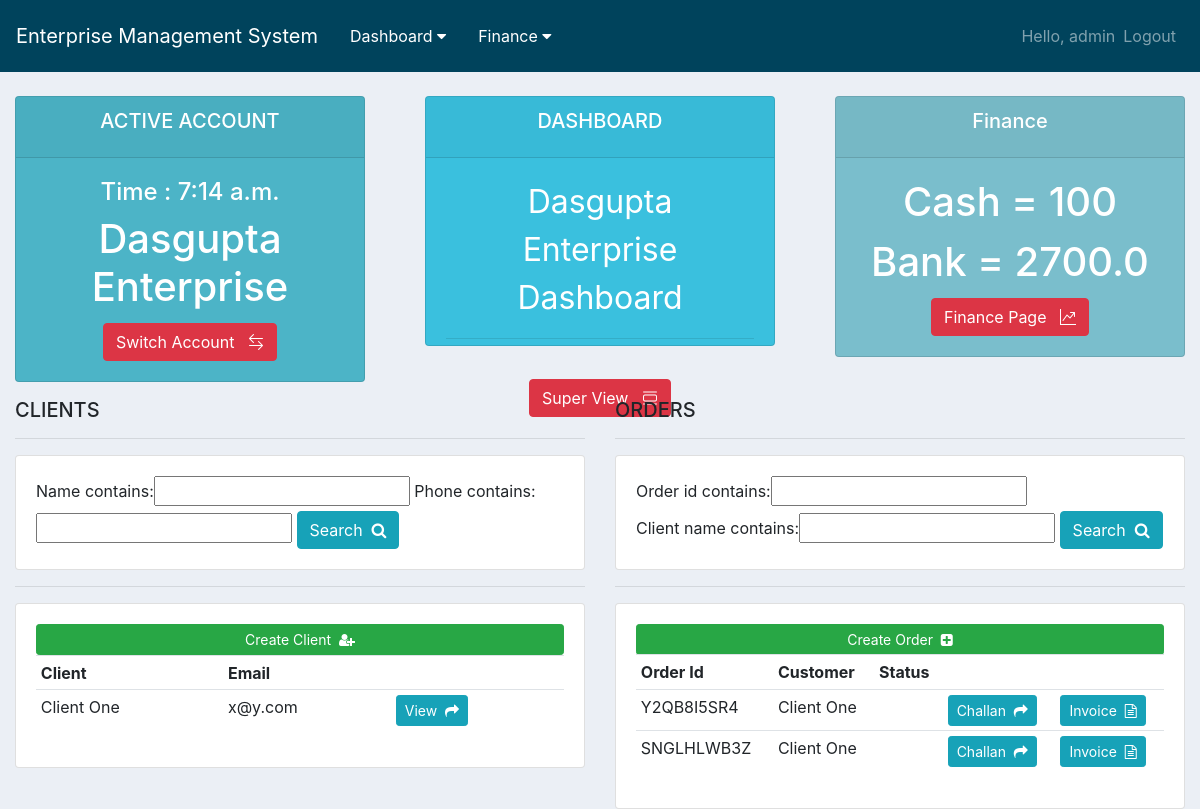
Before: /DE_dashboard/ (signed in) with the older database file.
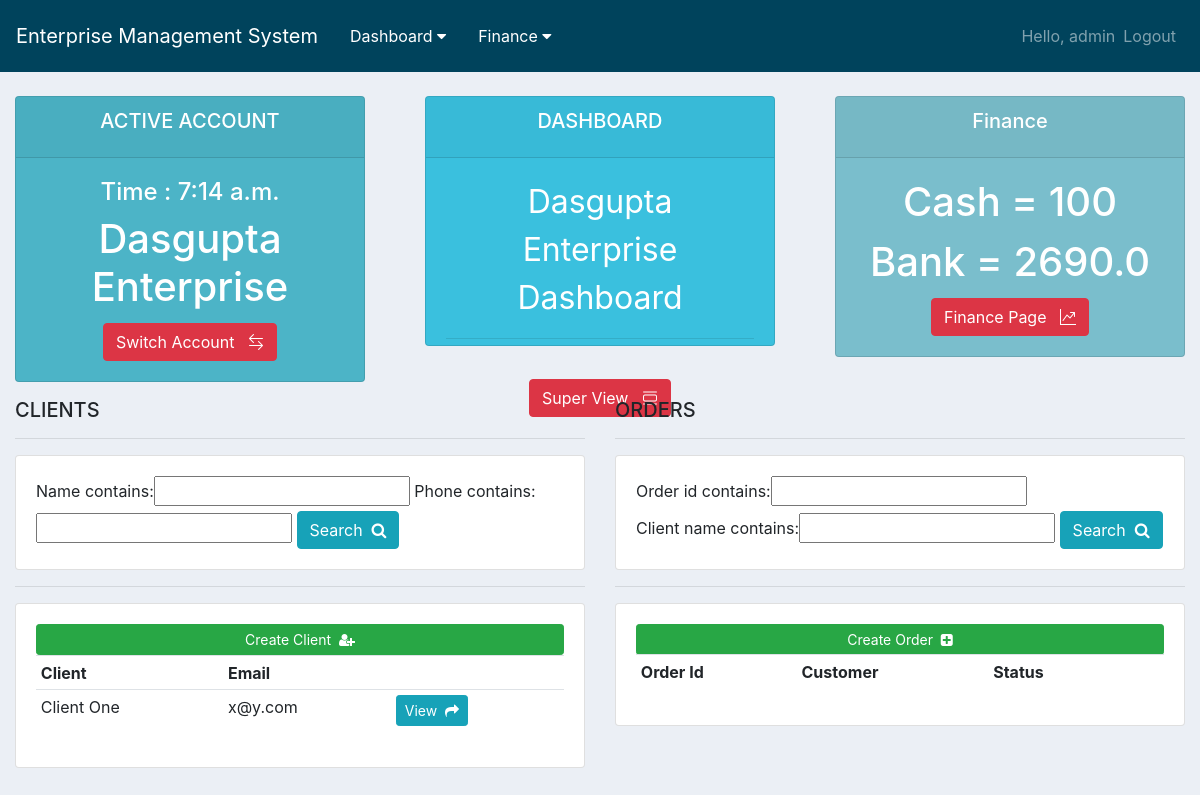
After: the same page with the newer database file.
### finance/models.py (models this page shows)
class Bank(models.Model):
    company = models.ForeignKey(Company, null=True, on_delete=models.CASCADE)
    amount = models.FloatField()
    timestamp = models.DateTimeField(auto_now=True, null=True)

### client/models.py (models this page shows)
class Client(models.Model):
    company = models.ForeignKey(Company, null=True, on_delete=models.CASCADE)
    name = models.CharField(max_length=100, null=True)
    phone = models.CharField(max_length=20, null=True)
    email = models.EmailField()
    address = models.TextField(max_length=200, null=True)
    timestamp = models.DateTimeField(auto_now_add=True, null=True)
    def __str__(self):
        return self.name

### order/models.py (models this page shows, shortened)
class Order(models.Model):
    STATUS = (
        ('Pending', 'Pending'),
        ('Paid', 'Paid'),
    )
    CSR_value = (
        (True, 'Paid'),
        (False, 'Not Paid'),
    )
    MONTH = (
        ('JANUARY', 'JANUARY'),
        ('FEBRUARY', 'FEBRUARY'),
        ('MARCH', 'MARCH'),
        ('APRIL', 'APRIL'),
        ('MAY', 'MAY'),
        ('JUNE', 'JUNE'),
        ('JULY', 'JULY'),
        ('AUGUST', 'AUGUST'),
        ('SEPTEMBER', 'SEPTEMBER'),
        ('OCTOBER', 'OCTOBER'),
        ('NOVEMBER', 'NOVEMBER'),
        ('DECEMBER', 'DECEMBER'),
    )
    order_id = models.CharField(max_length=120, null=True, blank=True)
    client = models.ForeignKey(Client, null=True, on_delete=models.CASCADE)
    company = models.ForeignKey(Company, null=True, on_delete=models.CASCADE)
    sub_client = models.CharField(max_length=120, null=True, blank=True)
    service_1 = models.ForeignKey(Service, null=True, on_delete=models.CASCADE, related_name='service_1')
    rate_1 = models.DecimalField(default=0.00, max_digits=10, decimal_places=2)
    service_2 = models.ForeignKey(Service, null=True, on_delete=models.CASCADE, related_name='service_2')
    rate_2 = models.DecimalField(default=0.00, max_digits=10, decimal_places=2)
    service_3 = models.ForeignKey(Service, null=True, on_delete=models.CASCADE, related_name='service_3')
    rate_3 = models.DecimalField(default=0.00, max_digits=10, decimal_places=2)
    service_4 = models.ForeignKey(Service, null=True, on_delete=models.CASCADE, related_name='service_4')
    rate_4 = models.DecimalField(default=0.00, max_digits=10, decimal_places=2)
    upload_document = models.FileField(upload_to="document_uploaded/", blank=True)
    work_order_period = models.CharField(max_length=100, null=True)
    invoice_for_month = models.CharField(max_length=100, default='JAN', choices=MONTH)
    date = models.CharField(max_length=20, null=True)
    frequency = models.CharField(max_length=100, null=True)
    bill_raised = models.CharField(max_length=100, null=True)
    area = models.IntegerField(default=0)
    rate = models.DecimalField(default=0.00, max_digits=10, decimal_places=2)
    payment = models.CharField(max_length=100, default='Pending', choices=STATUS)
    payment_details = models.CharField(max_length=100, null=True)
    payment_date = models.DateField(blank=True, null=True)
    bank_transfer = models.BooleanField(default=False)
    TDS = models.IntegerField(default=0)
    CSR = models.IntegerField(default=0)
    csr_status = models.BooleanField(default=False, choices=CSR_value)
    total = models.DecimalField(default=0.00, max_digits=10, decimal_places=2)
    challan_text = models.TextField(max_length=200, null=True)
    remark = models.TextField(max_length=200, null=True)
    timestamp = models.DateTimeField(auto_now_add=True, null=True)

### dasguptaPest/DE_views.py (the view)
# urls.py: path('DE_dashboard/', DE_views.company_dashboard, name='DE_dashboard'),
@login_required(login_url='login')
def company_dashboard(request):
    qs = Cashbox.objects.filter(company__name='Dasgupta Enterprise')
    cashbox = qs[0]
    qs = Bank.objects.filter(company__name='Dasgupta Enterprise')
    bank = qs[0]
    orders = Order.objects.filter(company__name='Dasgupta Enterprise')
    order_filter = OrderFilter(request.GET, queryset=orders)
    orders = order_filter.qs
    clients = Client.objects.filter(company__name='Dasgupta Enterprise')
    client_filter = ClientFilter(request.GET, queryset=clients)
    clients = client_filter.qs
    context = {
        "title": "Dasgupta Enterprise",
        "content": "Dasgupta Enterprise Dashboard",
        "clients": clients,
        "cashbox": cashbox,
        "bank": bank,
        "orders": orders,
        "order_filter": order_filter,
        "client_filter": client_filter,
        "time": datetime.datetime.now().time(),
    }
    return render(request, 'dashboard.html', context)

### templates/dashboard.html (shortened to what the changed rows need)
{% extends "base.html" %}
{% block content %}
<br>
<div class="row">
	<div class="col">
		<div class="col-md">
			<div class="card text-center text-white  mb-3" id="total-orders">
			  	<div class="card-body">
			    	<h1 class="card-title">{{ title }}</h1>
			  	</div>
			</div>
		</div>
	</div>
	<div class="col">
		<div class="col-md">
			<div class="card text-center text-white  mb-3" id="orders-delivered">
			  	<div class="card-body">
			    	<h1 class="card-title">Cash = {{ cashbox.amount }}</h1>
					<h1 class="card-title">Bank = {{ bank.amount }}</h1>
					{% if title == 'Asian Chemicals' %}
						<a class="btn btn-danger" href="{% url 'finance:ac_finance' %}">Finance Page&nbsp;&nbsp;&nbsp;<i class="bi bi-graph-up"></i></a>
					{% else %}
						<a class="btn btn-danger" href="{% url 'finance:de_finance' %}">Finance Page&nbsp;&nbsp;&nbsp;<i class="bi bi-graph-up"></i></a>
					{% endif %}
			  	</div>
			</div>
		</div>
	</div>
</div>
<div class="container-fluid">
	<div class="row">
		<div class="col-md-6">
			<div class="card card-body">
				<form method="get">
						{{ client_filter.form }}
				</form>
			</div>
			<div class="card card-body">
				<table class="table table-sm">
					<tr>
						<th>Client</th>
						<th>Email</th>
						<th></th>
					</tr>
					{% for client in clients|slice:":20" %}
						<tr>
							<td>{{ client.name }}</td>
							<td>{{ client.email }}</td>
							<td><a type="button" class="btn btn-sm btn-info" href="{% url 'client:client_view' client.id %}">View&nbsp;&nbsp;<i class="fa fa-share" aria-hidden="true"></i></a></td>
						</tr>
					{% endfor %}
				</table>
			</div>
		</div>
		<div class="col-md-6">
			<div class="card card-body">
				<form method="get">
						{{ order_filter.form }}
				</form>
			</div>
			<div class="card card-body">
				<table class="table table-sm">
					<tr>
						<th>Order Id</th>
						<th>Customer</th>
						<th>Status</th>
						<th></th>
						<th></th>
					</tr>
					{% for order in orders|slice:":20" %}
						<tr>
							<td>{{ order.order_id }}</td>
							<td>{{ order.client }}</td>
							<td>{{ order.status }}</td>
							<td><a href="{% url 'order:view_order' order.id %}" type="button" class="btn btn-sm btn-info">Challan&nbsp;&nbsp;<i class="fa fa-share" aria-hidden="true"></i></a></td>
						    <td><a href="{% url 'order:invoice' order.id %}" type="button" class="btn btn-sm btn-info">Invoice&nbsp;&nbsp;<i class="fa fa-file-text-o" aria-hidden="true"></i></a></td>
						</tr>
					{% endfor %}
				</table>
			</div>
		</div>
	</div>
</div>
{% endblock %}

Changed rows visible on the page:
no longer on this page (row edited): Order: order_id "Y2QB8I5SR4", client "Client One"
removed Order: order_id "SNGLHLWB3Z", client "Client One"
changed Bank: amount "2700.0" → "2690.0"
